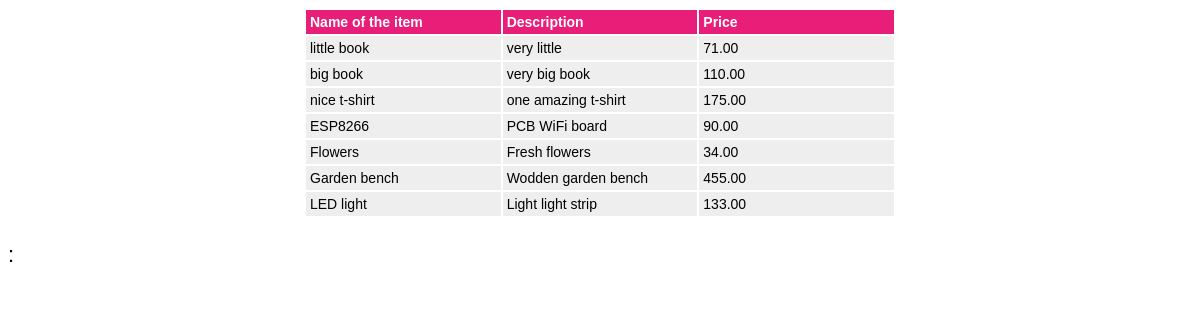
/listall/, run on the app's committed database.
### app/models.py (models this page shows)
class Stock(Base):
     __tablename__="stock"
     stockid = Column(Integer, primary_key=True, index=True)
     nameoftheitem = Column(String)
     description = Column(TEXT)
     price = Column(DECIMAL(scale=2))
     possiblediscount = Column(Boolean)
     image = Column(BLOB)
     categoryid = Column(Integer) # , ForeignKey("categories.categoryid"))
     totalamountonstock = Column(Integer)

### app/main.py (the view)
@app.get("/listall/", response_class=HTMLResponse)
def allstocklist(request: Request, skip: int = 0, limit: int = 100, db: Session = Depends(get_db)):
    items = dbfunctions.stocklistavailable(db=db)
    return templates.TemplateResponse("list.html", context={'request': request, 'items': items})

### templates/list.html (shortened to what this page needs)
<!DOCTYPE html>
<html lang="en">
<head>
    <link href="{{ url_for('static', path='/styleforms.css') }}" rel="stylesheet">
</head>
<body>
<div class="container">
    <div class="row">
        <div class="col md-12">
            <div class="jumbotron">
                <table class="table">
                <thead>
                    <tr>
                        <th scope="col">Name of the item</th>
                        <th scope="col">Description</th>
                        <th scope="col">Price</th>
                    </tr>
                </thead>
                <tbody>
                    <tr>
                        {% for item in items%}
                        <td>{{item.nameoftheitem}}</td>
                        <td>{{item.description}}</td>
                        <td>{{item.price}}</td>
                        </tr>
                        {% endfor %}
                </tbody>
                </table>
            </div>
        </div>
    </div>
</div>
<p>: {{ message }}</p>
</body>
</html>

### static/styleforms.css (style rules this page uses)
table { border: 0; color: black; font-size:14px; font-family: Arial,Helvetica,sans-serif; margin-left: auto; margin-right: auto; table-layout:fixed; width:50%; }
th { background-color: #e91e78; color: white; text-align: left; font-weight: bold; }
td { border: none; }
tr { background:#EEEEEE; }
td, th { border: none; padding: 4px; word-wrap: break-word; word-break:break-word; }
p { font-size:22px; font-family: Arial,Helvetica,sans-serif; }

### data on the page
Stock: nameoftheitem "little book", description "very little", price "71.00"
Stock: nameoftheitem "big book", description "very big book", price "110.00"
Stock: nameoftheitem "nice t-shirt", description "one amazing t-shirt", price "175.00"
Stock: nameoftheitem "ESP8266", description "PCB WiFi board", price "90.00"
Stock: nameoftheitem "Flowers", description "Fresh flowers", price "34.00"
Stock: nameoftheitem "Garden bench", description "Wodden garden bench", price "455.00"
Stock: nameoftheitem "LED light", description "Light light strip", price "133.00"
